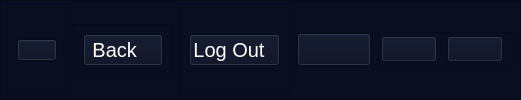
        <widget class="QFrame" name="Header_frame">
         <property name="styleSheet">
          <string notr="true">background-color:rgb(09,15,33);
</string>
         </property>
         <property name="frameShape">
          <enum>QFrame::StyledPanel</enum>
         </property>
         <property name="frameShadow">
          <enum>QFrame::Raised</enum>
         </property>
         <layout class="QHBoxLayout" name="horizontalLayout">
          <property name="spacing">
           <number>6</number>
          </property>
          <property name="leftMargin">
           <number>6</number>
          </property>
          <property name="topMargin">
           <number>6</number>
          </property>
          <property name="rightMargin">
           <number>6</number>
          </property>
          <property name="bottomMargin">
           <number>6</number>
          </property>
          <item alignment="Qt::AlignLeft">
           <widget class="QFrame" name="frame_3">
            <property name="frameShape">
             <enum>QFrame::StyledPanel</enum>
            </property>
            <property name="frameShadow">
             <enum>QFrame::Raised</enum>
            </property>
            <layout class="QVBoxLayout" name="verticalLayout_33">
             <item>
              <widget class="QPushButton" name="open_close_sidebar_button">
               <property name="styleSheet">
                <string notr="true">QPushButton:hover{
background-color:rgb(50,110,255);
border-radius: 10px;
}
QPushButton:pressed{
background-color:rgb(100,170,255);
}

</string>
               </property>
               <property name="text">
                <string/>
               </property>
               <property name="icon">
                <iconset resource="iconLogos.qrc">
                 <normaloff>:/iconLogos/icons/align-justify.svg</normaloff>:/iconLogos/icons/align-justify.svg</iconset>
               </property>
               <property name="iconSize">
                <size>
                 <width>35</width>
                 <height>35</height>
                </size>
               </property>
              </widget>
             </item>
            </layout>
           </widget>
          </item>
          <item alignment="Qt::AlignLeft|Qt::AlignVCenter">
           <widget class="QFrame" name="frame_21">
            <property name="frameShape">
             <enum>QFrame::StyledPanel</enum>
            </property>
            <property name="frameShadow">
             <enum>QFrame::Raised</enum>
            </property>
            <layout class="QVBoxLayout" name="verticalLayout_29">
             <item>
              <widget class="QPushButton" name="backBtn">
               <property name="font">
                <font>
                 <pointsize>15</pointsize>
                </font>
               </property>
               <property name="styleSheet">
                <string notr="true">QPushButton{
color:#fff;
}
QPushButton:hover{
background-color:rgb(50,110,255);
border-radius: 10px;
color:#fff;
}
QPushButton:pressed{
background-color:rgb(100,170,255);
}

</string>
               </property>
               <property name="text">
                <string>Back   </string>
               </property>
               <property name="icon">
                <iconset resource="iconLogos.qrc">
                 <normaloff>:/iconLogos/icons/chevron-left.svg</normaloff>:/iconLogos/icons/chevron-left.svg</iconset>
               </property>
               <property name="iconSize">
                <size>
                 <width>35</width>
                 <height>35</height>
                </size>
               </property>
              </widget>
             </item>
            </layout>
           </widget>
          </item>
          <item>
           <widget class="QFrame" name="frame_2">
            <property name="frameShape">
             <enum>QFrame::StyledPanel</enum>
            </property>
            <property name="frameShadow">
             <enum>QFrame::Raised</enum>
            </property>
            <layout class="QVBoxLayout" name="verticalLayout_26">
             <item>
              <widget class="QPushButton" name="LogOut">
               <property name="font">
                <font>
                 <pointsize>15</pointsize>
                </font>
               </property>
               <property name="styleSheet">
                <string notr="true">QPushButton{
color:#fff;
}
QPushButton:hover{
background-color:rgb(50,110,255);
border-radius: 10px;
color:#FFF
}
QPushButton:pressed{
background-color:rgb(100,170,255);
}
</string>
               </property>
               <property name="text">
                <string>Log Out  </string>
               </property>
               <property name="icon">
                <iconset resource="iconLogos.qrc">
                 <normaloff>:/iconLogos/icons/log-out.svg</normaloff>:/iconLogos/icons/log-out.svg</iconset>
               </property>
               <property name="iconSize">
                <size>
                 <width>35</width>
                 <height>35</height>
                </size>
               </property>
              </widget>
             </item>
            </layout>
           </widget>
          </item>
          <item alignment="Qt::AlignRight|Qt::AlignVCenter">
           <widget class="QFrame" name="frame">
            <property name="styleSheet">
             <string notr="true">QPushButton:hover{
background-color:rgb(50,110,255);
border-radius: 10px;
color:#FFF
}
QPushButton:pressed{
background-color:rgb(100,170,255);
}
</string>
            </property>
            <property name="frameShape">
             <enum>QFrame::StyledPanel</enum>
            </property>
            <property name="frameShadow">
             <enum>QFrame::Raised</enum>
            </property>
            <layout class="QHBoxLayout" name="horizontalLayout_3">
             <property name="spacing">
              <number>0</number>
             </property>
             <property name="leftMargin">
              <number>0</number>
             </property>
             <property name="topMargin">
              <number>0</number>
             </property>
             <property name="rightMargin">
              <number>0</number>
             </property>
             <property name="bottomMargin">
              <number>0</number>
             </property>
             <item>
              <widget class="QPushButton" name="minimize_window_button">
               <property name="font">
                <font>
                 <pointsize>20</pointsize>
                </font>
               </property>
               <property name="styleSheet">
                <string notr="true">color:#fff;
margin-right: 10px;</string>
               </property>
               <property name="text">
                <string/>
               </property>
               <property name="icon">
                <iconset resource="iconLogos.qrc">
                 <normaloff>:/iconLogos/icons/minus.svg</normaloff>:/iconLogos/icons/minus.svg</iconset>
               </property>
               <property name="iconSize">
                <size>
                 <width>35</width>
                 <height>35</height>
                </size>
               </property>
              </widget>
             </item>
             <item>
              <widget class="QPushButton" name="restore_window_button">
               <property name="font">
                <font>
                 <pointsize>15</pointsize>
                </font>
               </property>
               <property name="styleSheet">
                <string notr="true">color:#fff;
margin-right: 10px;</string>
               </property>
               <property name="text">
                <string/>
               </property>
               <property name="icon">
                <iconset resource="iconLogos.qrc">
                 <normaloff>:/iconLogos/icons/maximize.svg</normaloff>:/iconLogos/icons/maximize.svg</iconset>
               </property>
               <property name="iconSize">
                <size>
                 <width>35</width>
                 <height>35</height>
                </size>
               </property>
              </widget>
             </item>
             <item>
              <widget class="QPushButton" name="close_window_button">
               <property name="font">
                <font>
                 <pointsize>15</pointsize>
                </font>
               </property>
               <property name="styleSheet">
                <string notr="true">color:#fff;
margin-right: 10px;</string>
               </property>
               <property name="text">
                <string/>
               </property>
               <property name="icon">
                <iconset resource="iconLogos.qrc">
                 <normaloff>:/iconLogos/icons/x.svg</normaloff>:/iconLogos/icons/x.svg</iconset>
               </property>
               <property name="iconSize">
                <size>
                 <width>35</width>
                 <height>35</height>
                </size>
               </property>
              </widget>
             </item>
            </layout>
           </widget>
          </item>
         </layout>
        </widget>
